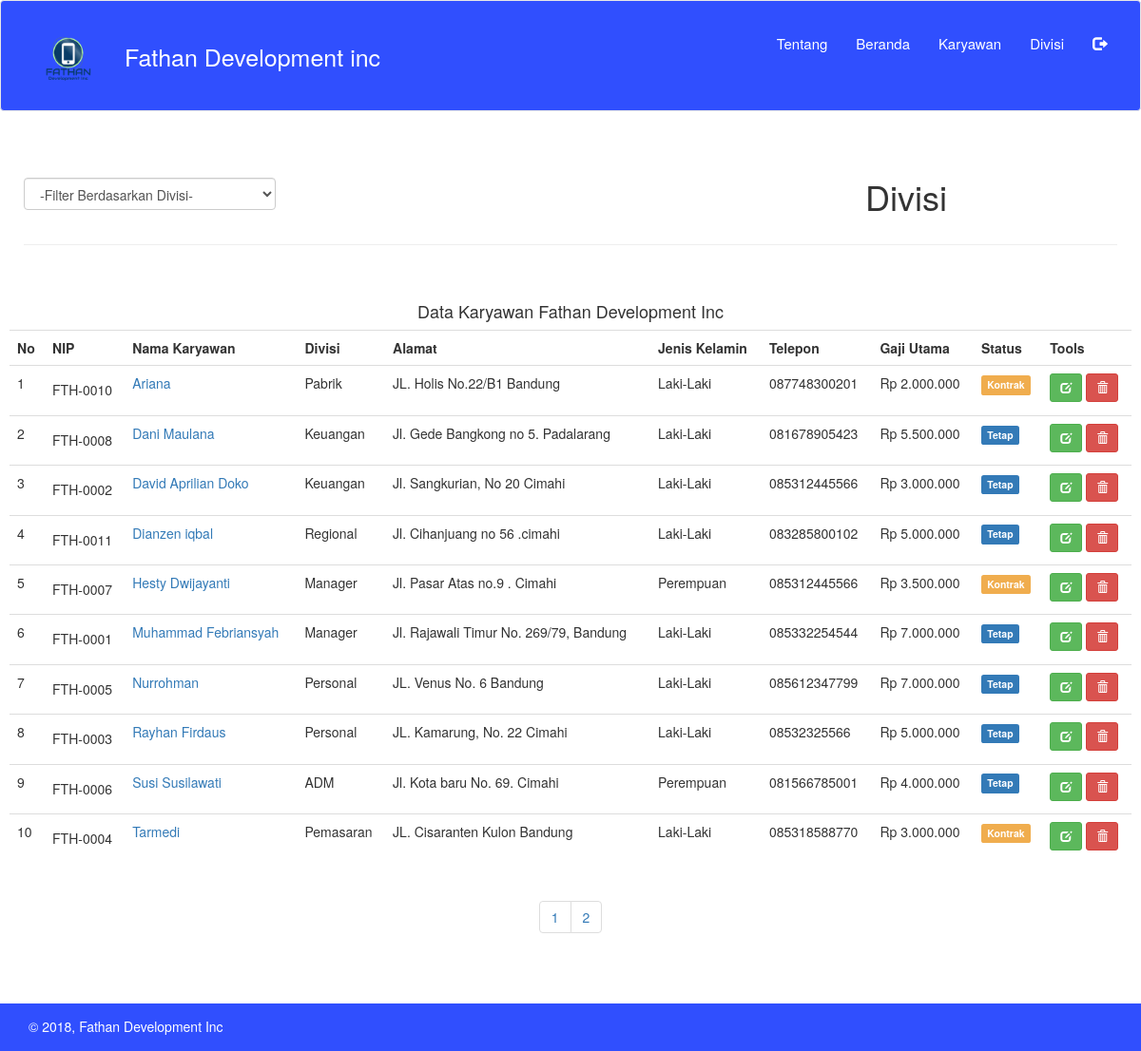
The app's page /fathan_develop/departemen.php with its own data.
### tables this page shows
CREATE TABLE `data_karyawan` (
  `nip` varchar(10) NOT NULL,
  `nama` varchar(50) NOT NULL,
  `gambar` varchar(255) NOT NULL,
  `alamat` varchar(100) NOT NULL,
  `gaji` int(50) NOT NULL,
  `departemen` varchar(100) NOT NULL,
  `sex` varchar(20) NOT NULL,
  `status` varchar(20) NOT NULL,
  `no_telp` varchar(20) NOT NULL
);

### fathan_develop/function/karyawan.php (called while the page is built, shortened)
<?php
function tampil_urut(){
	$query = "SELECT * FROM data_karyawan ORDER BY nama ASC";
	return result($query);
}
function result($query){
	global $link;
	if ($result = mysqli_query($link, $query) or die('gagal menampilkan data')) {
		return $result;
	}
}
 ?>

### fathan_develop/departemen.php (the view, shortened to what this page needs)
<?php
require_once "core/init.php";
require_once "view/header.php";
function rupiah($nilai, $pecahan = 0) {
    return number_format($nilai, $pecahan, ',', '.');
}
 ?>
 <div class="container-fluid" style="margin:50px 10px 50px 10px;">
   <div class="row">
     <div class="col-md-3">
       <form method="get">
         <div class="form-group">
           <br>
           <select name="filter" onchange="form.submit()" class="form-control">
              <option value="0">-Filter Berdasarkan Divisi-</option>
              <?php $filter = (isset($_GET['filter']) ? strtolower($_GET['filter']) : NULL);  ?>
           </select>
         </div>
       </form>
     </div>
     <div class="col-md-2 col-md-offset-6">
       <h1>Divisi</h1>
     </div>
   </div>
   <hr>
   <div class="row" style="margin-top:50px;">
       <h4 class="text-center">Data Karyawan Fathan Development Inc</h4>
   </div>
   <div class="row">
     <div class="table-responsive">
       <table class="table table-stripped table-hover">
         <tr>
          <th>No</th>
          <th>NIP</th>
          <th>Nama Karyawan</th>
          <th>Divisi</th>
          <th>Alamat</th>
          <th>Jenis Kelamin</th>
          <th>Telepon</th>
          <th>Gaji Utama</th>
          <th>Status</th>
          <th>Tools</th>
         </tr>
         <?php
          if ($filter) {
            $sql = tampil_departemen($filter);
          } else {
            $halaman = 10;
            $page = isset($_GET["halaman"]) ? (int)$_GET["halaman"] : 1;
            $mulai = ($page>1) ? ($page * $halaman) - $halaman : 0;
            $result = tampil_urut();
            $total = mysqli_num_rows($result);
            $pages = ceil($total/$halaman);
            $sql = mysqli_query($link,"SELECT * FROM data_karyawan ORDER BY nama ASC LIMIT $mulai, $halaman")or die(mysql_error);
          }
          $no = $mulai + 1;
          while ($row = mysqli_fetch_assoc($sql)) :?>
         <tr>
            <td><?= $no; ?></td>
            <td><h5><?= $row['nip']; ?></h5></td>
            <td><a href="detail.php?nip=<?= $row['nip']; ?>"><?= $row['nama'];  ?></a></td>
            <td><?= $row['departemen']; ?></td>
            <td><?= $row['alamat']; ?></td>
            <td><?= $row['sex']; ?></td>
            <td><?= $row['no_telp']; ?></td>
            <td>Rp <?= rupiah($row['gaji']); ?></td>
            <td>
              <?php
              if($row['status'] == 'Tetap'){
                echo '<span class="label label-primary">Tetap</span>';
              }
              else if ($row['status'] == 'Kontrak' ){
                echo '<span class="label label-warning">Kontrak</span>';
              }
               ?>
            </td>
           <td><a class="btn btn-success btn-sm" href="edit.php?nip=<?= $row['nip']; ?>"><span class="glyphicon glyphicon-edit" aria-hidden="true"></span></a>
               <a class="btn btn-danger btn-sm" onclick="return confirm('Yakin akan menghapus data ini?')" href="hapus.php?nip=<?= $row['nip']; ?>"><span class="glyphicon glyphicon-trash" aria-hidden="true"></span></a>
           </td>
         </tr>
         <?php
          $no++;
          endwhile; ?>
       </table>
     </div>
     <div class="text-center">
       <ul class="pagination">
         <?php for ($i=1; $i<=$pages ; $i++){ ?>
         <li><a href="?halaman=<?php echo $i; ?>"><?php echo $i; ?></a></li>
         <?php } ?>
       </ul>
     </div>
   </div>
 </div>
 <?php
 require_once "view/footer.php";
  ?>

### fathan_develop/view/header.php (shortened to what this page needs)
<!DOCTYPE html>
<html lang="en" dir="ltr">
  <head>
    <link href="css/bootstrap.min.css" rel="stylesheet">
    <link type="text/css" rel="stylesheet" href="view/style.css">
  </head>
  <body>
    <nav class="navbar navbar-default" style= 'background-color: #304FFE'>
  		<div class="container-fluid">
  			<div class="navbar-header">
          <table>
            <tr>
              <td><img src="image/logo_fat.png" class="img-responsive" style="max-height:75px"></td>
              <td><a class="navbar-brand" href="#" style='color: #FFFFFF' >Fathan Development inc</a></td>
            </tr>
          </table>
  			</div>
  			<ul class="nav navbar-nav navbar-right">
        <li><a href="about.php">Tentang</a></li>
  				<li><a href="index.php">Beranda</a></li>
          <li><a href="tambah.php">Karyawan</a></li>
  				<li><a href="departemen.php">Divisi</a></li>
          <li><a href="logout.php" onclick="return confirm('Yakin akan keluar dari halaman web?')"><span class="glyphicon glyphicon-log-out" aria-hidden="true"></span></a></li>
  			</ul>
  		</div>
  	</nav>
  </body>
</html>

### fathan_develop/view/footer.php (shortened to what this page needs)
<!DOCTYPE html>
<html lang="en" dir="ltr">
  <head>
    <link href="css/bootstrap.min.css" rel="stylesheet">
    <link type="text/css" rel="stylesheet" href="view/style.css">
  </head>
  <body>
    <div class="footer-bottom" style="background-color: #304FFE">
    	<div class="container">
    		<div class="row">
    			<div class="col-xs-12 col-sm-6 col-md-6 col-lg-6">
    				<div class="copyright">
    					<h5 style="color: #FFFFFF;">© 2018, Fathan Development Inc</h5>
    				</div>
    			</div>
    		</div>
  	</div>
    </div>
  </body>
</html>

### fathan_develop/view/style.css (style rules this page uses)
.footer-bottom { background-color: #304FFE; min-height: 30px; width: 100%; }
.copyright { color: #fff; line-height: 30px; min-height: 30px; padding: 7px 0; }
.navbar-default { padding: 20px; background-color: #111128; width: 100%; }
.navbar-default .navbar-nav > li > a { color: white; font-size: 15px; }
.navbar-default .navbar-header .navbar-brand { color: #304FFE; font-size: 25px; margin-left: 5px; margin-right: 5px; }

### records on screen
data_karyawan: nip "FTH-0010", nama "Ariana", departemen "Pabrik", alamat "JL. Holis No.22/B1 Bandung", sex "Laki-Laki", no_telp "087748300201", gaji "2.000.000", status "Kontrak"
data_karyawan: nip "FTH-0008", nama "Dani Maulana", departemen "Keuangan", alamat "Jl. Gede Bangkong no 5. Padalarang", sex "Laki-Laki", no_telp "081678905423", gaji "5.500.000", status "Tetap"
data_karyawan: nip "FTH-0002", nama "David Aprilian Doko", departemen "Keuangan", alamat "Jl. Sangkurian, No 20 Cimahi", sex "Laki-Laki", no_telp "085312445566", gaji "3.000.000", status "Tetap"
data_karyawan: nip "FTH-0011", nama "Dianzen iqbal", departemen "Regional", alamat "Jl. Cihanjuang no 56 .cimahi", sex "Laki-Laki", no_telp "083285800102", gaji "5.000.000", status "Tetap"
data_karyawan: nip "FTH-0007", nama "Hesty Dwijayanti", departemen "Manager", alamat "Jl. Pasar Atas no.9 . Cimahi", sex "Perempuan", no_telp "085312445566", gaji "3.500.000", status "Kontrak"
data_karyawan: nip "FTH-0001", nama "Muhammad Febriansyah", departemen "Manager", alamat "Jl. Rajawali Timur No. 269/79, Bandung", sex "Laki-Laki", no_telp "085332254544", gaji "7.000.000", status "Tetap"
data_karyawan: nip "FTH-0005", nama "Nurrohman", departemen "Personal", alamat "JL. Venus No. 6 Bandung", sex "Laki-Laki", no_telp "085612347799", gaji "7.000.000", status "Tetap"
data_karyawan: nip "FTH-0003", nama "Rayhan Firdaus", departemen "Personal", alamat "JL. Kamarung, No. 22 Cimahi", sex "Laki-Laki", no_telp "08532325566", gaji "5.000.000", status "Tetap"
data_karyawan: nip "FTH-0006", nama "Susi Susilawati", departemen "ADM", alamat "Jl. Kota baru No. 69. Cimahi", sex "Perempuan", no_telp "081566785001", gaji "4.000.000", status "Tetap"
data_karyawan: nip "FTH-0004", nama "Tarmedi", departemen "Pemasaran", alamat "JL. Cisaranten Kulon Bandung", sex "Laki-Laki", no_telp "085318588770", gaji "3.000.000", status "Kontrak"
